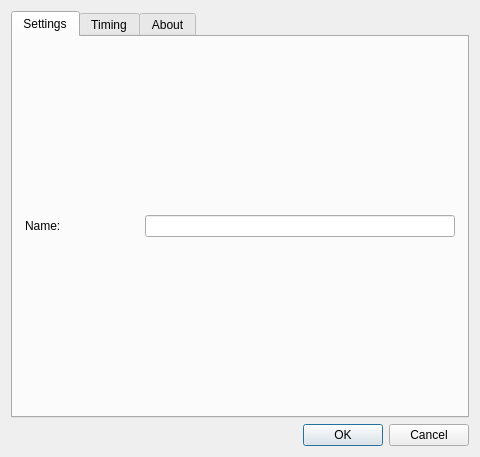
<?xml version="1.0" encoding="UTF-8"?>
<ui version="4.0">
 <class>AnimSettingDialog</class>
 <widget class="QDialog" name="AnimSettingDialog">
  <property name="geometry">
   <rect>
    <x>0</x>
    <y>0</y>
    <width>480</width>
    <height>457</height>
   </rect>
  </property>
  <property name="minimumSize">
   <size>
    <width>480</width>
    <height>0</height>
   </size>
  </property>
  <property name="focusPolicy">
   <enum>Qt::ClickFocus</enum>
  </property>
  <property name="windowTitle">
   <string notr="true">Dialog</string>
  </property>
  <layout class="QGridLayout" name="gridLayout">
   <item row="2" column="0">
    <widget class="QDialogButtonBox" name="buttonBox">
     <property name="orientation">
      <enum>Qt::Horizontal</enum>
     </property>
     <property name="standardButtons">
      <set>QDialogButtonBox::Cancel|QDialogButtonBox::Ok</set>
     </property>
    </widget>
   </item>
   <item row="0" column="0">
    <widget class="QTabWidget" name="tabWidget">
     <property name="currentIndex">
      <number>0</number>
     </property>
     <widget class="QWidget" name="settingTab">
      <attribute name="title">
       <string>Settings</string>
      </attribute>
      <layout class="QGridLayout" name="settingsGrid">
       <property name="leftMargin">
        <number>12</number>
       </property>
       <property name="topMargin">
        <number>12</number>
       </property>
       <property name="rightMargin">
        <number>12</number>
       </property>
       <property name="bottomMargin">
        <number>12</number>
       </property>
       <property name="spacing">
        <number>12</number>
       </property>
       <item row="0" column="1">
        <widget class="QLabel" name="label_2">
         <property name="text">
          <string>Name:</string>
         </property>
        </widget>
       </item>
       <item row="0" column="2">
        <spacer name="horizontalSpacer_3">
         <property name="orientation">
          <enum>Qt::Horizontal</enum>
         </property>
         <property name="sizeType">
          <enum>QSizePolicy::Fixed</enum>
         </property>
         <property name="sizeHint" stdset="0">
          <size>
           <width>5</width>
           <height>0</height>
          </size>
         </property>
        </spacer>
       </item>
       <item row="0" column="3" colspan="3">
        <widget class="QLineEdit" name="animName"/>
       </item>
      </layout>
     </widget>
     <widget class="QWidget" name="timeTab">
      <attribute name="title">
       <string>Timing</string>
      </attribute>
      <layout class="QGridLayout" name="timeGrid">
       <property name="leftMargin">
        <number>12</number>
       </property>
       <property name="topMargin">
        <number>12</number>
       </property>
       <property name="rightMargin">
        <number>12</number>
       </property>
       <property name="bottomMargin">
        <number>12</number>
       </property>
       <property name="spacing">
        <number>12</number>
       </property>
       <item row="3" column="2">
        <spacer name="horizontalSpacer_5">
         <property name="orientation">
          <enum>Qt::Horizontal</enum>
         </property>
         <property name="sizeType">
          <enum>QSizePolicy::Fixed</enum>
         </property>
         <property name="sizeHint" stdset="0">
          <size>
           <width>15</width>
           <height>0</height>
          </size>
         </property>
        </spacer>
       </item>
       <item row="11" column="1">
        <widget class="QLabel" name="kpRepeatLabel">
         <property name="text">
          <string>Repeat every:</string>
         </property>
        </widget>
       </item>
       <item row="3" column="1">
        <widget class="QLabel" name="repeatLabel">
         <property name="text">
          <string>Repeat every:</string>
         </property>
        </widget>
       </item>
       <item row="3" column="3">
        <widget class="QDoubleSpinBox" name="repeatBox">
         <property name="decimals">
          <number>1</number>
         </property>
         <property name="minimum">
          <double>0.100000000000000</double>
         </property>
         <property name="maximum">
          <double>86400.000000000000000</double>
         </property>
        </widget>
       </item>
       <item row="3" column="4">
        <widget class="QLabel" name="repeatLabel_2">
         <property name="text">
          <string>seconds</string>
         </property>
        </widget>
       </item>
       <item row="1" column="0" colspan="6">
        <widget class="Line" name="line">
         <property name="orientation">
          <enum>Qt::Horizontal</enum>
         </property>
        </widget>
       </item>
       <item row="11" column="4">
        <widget class="QLabel" name="kpRepeatLabel_2">
         <property name="text">
          <string>seconds</string>
         </property>
        </widget>
       </item>
       <item row="0" column="0" colspan="6">
        <widget class="QLabel" name="label_4">
         <property name="text">
          <string>&lt;b&gt;On mode start&lt;/b&gt;</string>
         </property>
        </widget>
       </item>
       <item row="2" column="4">
        <widget class="QLabel" name="label_8">
         <property name="text">
          <string>seconds</string>
         </property>
        </widget>
       </item>
       <item row="10" column="3">
        <widget class="QDoubleSpinBox" name="kpDelayBox">
         <property name="decimals">
          <number>1</number>
         </property>
         <property name="maximum">
          <double>86400.000000000000000</double>
         </property>
        </widget>
       </item>
       <item row="10" column="4">
        <widget class="QLabel" name="label_13">
         <property name="text">
          <string>seconds</string>
         </property>
        </widget>
       </item>
       <item row="10" column="1">
        <widget class="QLabel" name="label_12">
         <property name="text">
          <string>Start delay:</string>
         </property>
        </widget>
       </item>
       <item row="2" column="3">
        <widget class="QDoubleSpinBox" name="delayBox">
         <property name="decimals">
          <number>1</number>
         </property>
         <property name="maximum">
          <double>86400.000000000000000</double>
         </property>
        </widget>
       </item>
       <item row="5" column="1" colspan="3">
        <widget class="QCheckBox" name="kpModeStopBox">
         <property name="text">
          <string>Stop on key press</string>
         </property>
        </widget>
       </item>
       <item row="2" column="1">
        <widget class="QLabel" name="label_10">
         <property name="text">
          <string>Start delay:</string>
         </property>
        </widget>
       </item>
       <item row="7" column="1">
        <spacer name="verticalSpacer_3">
         <property name="orientation">
          <enum>Qt::Vertical</enum>
         </property>
         <property name="sizeType">
          <enum>QSizePolicy::Fixed</enum>
         </property>
         <property name="sizeHint" stdset="0">
          <size>
           <width>0</width>
           <height>10</height>
          </size>
         </property>
        </spacer>
       </item>
       <item row="2" column="5">
        <spacer name="horizontalSpacer_4">
         <property name="orientation">
          <enum>Qt::Horizontal</enum>
         </property>
         <property name="sizeHint" stdset="0">
          <size>
           <width>40</width>
           <height>20</height>
          </size>
         </property>
        </spacer>
       </item>
       <item row="14" column="1" colspan="3">
        <widget class="QCheckBox" name="kpReleaseBox">
         <property name="text">
          <string>Stop on key release</string>
         </property>
        </widget>
       </item>
       <item row="8" column="0" colspan="6">
        <widget class="QLabel" name="label_6">
         <property name="text">
          <string>&lt;b&gt;On key press&lt;/b&gt;</string>
         </property>
        </widget>
       </item>
       <item row="11" column="3">
        <widget class="QDoubleSpinBox" name="kpRepeatBox">
         <property name="decimals">
          <number>1</number>
         </property>
         <property name="minimum">
          <double>0.100000000000000</double>
         </property>
         <property name="maximum">
          <double>86400.000000000000000</double>
         </property>
        </widget>
       </item>
       <item row="15" column="1">
        <spacer name="verticalSpacer_2">
         <property name="orientation">
          <enum>Qt::Vertical</enum>
         </property>
         <property name="sizeHint" stdset="0">
          <size>
           <width>20</width>
           <height>40</height>
          </size>
         </property>
        </spacer>
       </item>
       <item row="9" column="0" colspan="6">
        <widget class="Line" name="line_2">
         <property name="orientation">
          <enum>Qt::Horizontal</enum>
         </property>
        </widget>
       </item>
       <item row="12" column="2">
        <spacer name="horizontalSpacer_6">
         <property name="orientation">
          <enum>Qt::Horizontal</enum>
         </property>
         <property name="sizeType">
          <enum>QSizePolicy::Fixed</enum>
         </property>
         <property name="sizeHint" stdset="0">
          <size>
           <width>0</width>
           <height>0</height>
          </size>
         </property>
        </spacer>
       </item>
      </layout>
     </widget>
     <widget class="QWidget" name="infoTab">
      <attribute name="title">
       <string>About</string>
      </attribute>
      <layout class="QGridLayout" name="gridLayout_2">
       <property name="leftMargin">
        <number>12</number>
       </property>
       <property name="topMargin">
        <number>12</number>
       </property>
       <property name="rightMargin">
        <number>12</number>
       </property>
       <property name="bottomMargin">
        <number>12</number>
       </property>
       <property name="spacing">
        <number>12</number>
       </property>
       <item row="0" column="2">
        <widget class="QLabel" name="sNameLabel">
         <property name="text">
          <string>Name</string>
         </property>
        </widget>
       </item>
       <item row="3" column="0">
        <widget class="QLabel" name="label_7">
         <property name="text">
          <string>Year:</string>
         </property>
        </widget>
       </item>
       <item row="5" column="0">
        <widget class="QLabel" name="label_11">
         <property name="text">
          <string>Description:</string>
         </property>
        </widget>
       </item>
       <item row="2" column="2">
        <widget class="QLabel" name="sAuthorLabel">
         <property name="text">
          <string>Author</string>
         </property>
        </widget>
       </item>
       <item row="4" column="0">
        <widget class="QLabel" name="label_9">
         <property name="text">
          <string>License:</string>
         </property>
        </widget>
       </item>
       <item row="1" column="0">
        <widget class="QLabel" name="label_5">
         <property name="text">
          <string>Version:</string>
         </property>
        </widget>
       </item>
       <item row="3" column="2">
        <widget class="QLabel" name="sYearLabel">
         <property name="text">
          <string>Year</string>
         </property>
        </widget>
       </item>
       <item row="2" column="0">
        <widget class="QLabel" name="label_3">
         <property name="text">
          <string>Author:</string>
         </property>
        </widget>
       </item>
       <item row="0" column="3">
        <spacer name="horizontalSpacer">
         <property name="orientation">
          <enum>Qt::Horizontal</enum>
         </property>
         <property name="sizeHint" stdset="0">
          <size>
           <width>40</width>
           <height>20</height>
          </size>
         </property>
        </spacer>
       </item>
       <item row="0" column="1">
        <spacer name="horizontalSpacer_2">
         <property name="orientation">
          <enum>Qt::Horizontal</enum>
         </property>
         <property name="sizeType">
          <enum>QSizePolicy::Fixed</enum>
         </property>
         <property name="sizeHint" stdset="0">
          <size>
           <width>20</width>
           <height>20</height>
          </size>
         </property>
        </spacer>
       </item>
       <item row="1" column="2">
        <widget class="QLabel" name="sVerLabel">
         <property name="text">
          <string>Version</string>
         </property>
        </widget>
       </item>
       <item row="4" column="2">
        <widget class="QLabel" name="sLicenseLabel">
         <property name="text">
          <string>License</string>
         </property>
        </widget>
       </item>
       <item row="0" column="0">
        <widget class="QLabel" name="label">
         <property name="text">
          <string>Script name:</string>
         </property>
        </widget>
       </item>
       <item row="6" column="0">
        <spacer name="verticalSpacer">
         <property name="orientation">
          <enum>Qt::Vertical</enum>
         </property>
         <property name="sizeHint" stdset="0">
          <size>
           <width>20</width>
           <height>40</height>
          </size>
         </property>
        </spacer>
       </item>
       <item row="5" column="2" rowspan="2" colspan="2">
        <widget class="QLabel" name="sDescLabel">
         <property name="text">
          <string>Description</string>
         </property>
         <property name="alignment">
          <set>Qt::AlignLeading|Qt::AlignLeft|Qt::AlignTop</set>
         </property>
         <property name="wordWrap">
          <bool>true</bool>
         </property>
         <property name="openExternalLinks">
          <bool>true</bool>
         </property>
        </widget>
       </item>
      </layout>
     </widget>
    </widget>
   </item>
  </layout>
 </widget>
 <tabstops>
  <tabstop>tabWidget</tabstop>
  <tabstop>animName</tabstop>
  <tabstop>delayBox</tabstop>
  <tabstop>repeatBox</tabstop>
  <tabstop>kpModeStopBox</tabstop>
  <tabstop>kpDelayBox</tabstop>
  <tabstop>kpRepeatBox</tabstop>
  <tabstop>kpReleaseBox</tabstop>
 </tabstops>
 <resources/>
 <connections>
  <connection>
   <sender>buttonBox</sender>
   <signal>accepted()</signal>
   <receiver>AnimSettingDialog</receiver>
   <slot>accept()</slot>
   <hints>
    <hint type="sourcelabel">
     <x>248</x>
     <y>254</y>
    </hint>
    <hint type="destinationlabel">
     <x>157</x>
     <y>274</y>
    </hint>
   </hints>
  </connection>
  <connection>
   <sender>buttonBox</sender>
   <signal>rejected()</signal>
   <receiver>AnimSettingDialog</receiver>
   <slot>reject()</slot>
   <hints>
    <hint type="sourcelabel">
     <x>316</x>
     <y>260</y>
    </hint>
    <hint type="destinationlabel">
     <x>286</x>
     <y>274</y>
    </hint>
   </hints>
  </connection>
 </connections>
</ui>
